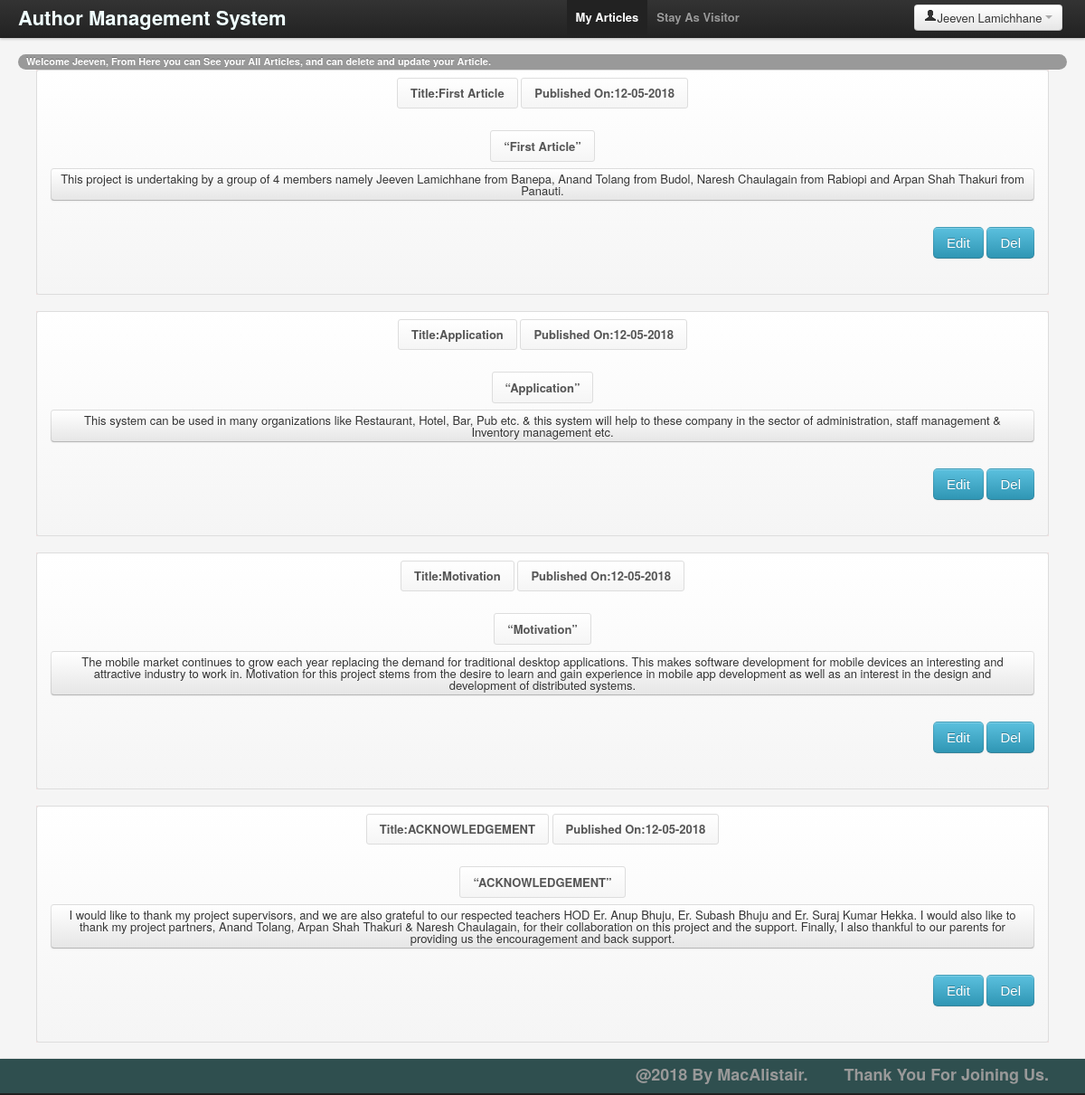
The app's page /articles.php?id=1 with its own data.
### tables this page shows
CREATE TABLE `users` (
  `user_id` int(11) NOT NULL,
  `fname` varchar(100) NOT NULL,
  `lname` varchar(100) NOT NULL,
  `address` varchar(100) NOT NULL,
  `phone` varchar(10) NOT NULL,
  `dob` varchar(15) NOT NULL,
  `occ` varchar(100) NOT NULL,
  `gender` varchar(6) NOT NULL
);

CREATE TABLE `article` (
  `article_id` int(11) NOT NULL,
  `title` varchar(100) NOT NULL,
  `descr` varchar(1000) NOT NULL,
  `user_id` int(11) NOT NULL,
  `dat` varchar(15) NOT NULL
);

### articles.php (the view, shortened to what this page needs)
<?php
include( 'posting.php' );
if(isset($_GET['id'])){
	$users_id = $_GET['id'];
	$udetails = "SELECT * FROM users WHERE user_id ='$users_id'";
	$u_run = mysqli_query( $connect, $udetails );
	if ( $u_row = $u_run->fetch_assoc() );
?>
<!DOCTYPE html>
	<html>
	<head>
		<link rel="stylesheet" href="css/bootstrap.css">
	</head>
	<body>
		<div class="navbar navbar-fixed-top">
			<div class="navbar-inner">
				<div class="container-fluid">
					<a class="brand" href="author.php">Author Management System</a>
					<div class="nav-collapse">
						<ul class="nav">
							<li><a href="visitor.php?visit=1">Stay As Visitor</a>
							</li>
							<li class="active"><a href="articles.php?id=<?php echo $users_id; ?>" >My Articles</a>
							</li>
						</ul>
					</div>
					<div class="btn-group pull-right">
						<a class="btn dropdown-toggle" data-toggle="dropdown" href="#">
                            <i class="icon-user"></i><?php echo $u_row['fname']." ".$u_row['lname'];?>
                            <span class="caret"></span>
                        </a>
					</div>
				</div>
			</div>
		</div>
		<div class="container-fluid">
			<div class="row-fluid">
				<div class="span9">
					<div id="welcome" class="badge">
						Welcome
						<?php echo $u_row['fname'];?>, From Here you can See your All Articles, and can delete and update your Article.
					</div>
				</div>
			</div>
			<?php
		$art = "SELECT * FROM article WHERE user_id='$users_id' ORDER BY article_id DESC";
		$art_run = mysqli_query( $connect, $art );
		while ( $art_row = mysqli_fetch_object( $art_run ) ) {
			$title = $art_row->title;
			$descr = $art_row->descr;
			$dat = $art_row->dat;
			?>
			<div class="container-fluid">
			<div class="row-fluid">
				<div class="span9 pagination-centered">
					<div class="row-fluid help-block alert-error">
						<div class="breadcrumb help-block pagination-centered">
						<table id="showing" width="100%">
							<tr align="center"><td><strong class="breadcrumb help-inline">Title:<b><?php echo $title; ?></b></strong>
							<strong class="breadcrumb help-inline">Published On:<b><?php echo $dat; ?></b></strong>
							<p></td></tr>
							<tr align="center"><td><center><b class="breadcrumb"><q><?php echo $title; ?></q></b>
								</center></td></tr>
								<tr align="center"><td><p class="carousel btn">
									<?php echo $descr; ?>
							</p></td></tr>
								<form>
									<tr align="right">
										<td><button type="submit" name="editor" onClick="editing(this.form)" class="btn btn-toolbar btn-large btn-info carousel">Edit</button>
										<button type="submit" name="deleting" class="btn btn-toolbar btn-large btn-info carousel" onClick="sure(this.id, 'editing')">Del</button>
										</td>
									</tr>
								</form>
							</table>
					</div>
					</div>
				</div>
				</div>
			</div>
		<?php
			}
			?>
		<div class="navbar navbar-fixed-bottom">
				<div class="navbar-inner">
					<div class="container-fluid1">
						<marquee>
							<a class="brand1">Thank You For Joining Us.</a>
							<a class="brand1">@2018 By MacAlistair.</a>
						</marquee>
					</div>
				</div>
			</div>
		</body>
</html>
<?php
	}
	?>

### articles.php (style rules this page uses)
body { padding-top: 60px; padding-bottom: 40px; }

### records on screen
users: fname "Jeeven", lname "Lamichhane"
article: title "First Article", dat "12-05-2018", descr "This project is undertaking by a group of 4 members namely Jeeven Lamichhane from Banepa, Anand Tolang from Budol, Naresh Chaulagain from Rabiopi and Arpan Shah Thakuri from Panauti."
article: title "Application", dat "12-05-2018", descr "This system can be used in many organizations like Restaurant, Hotel, Bar, Pub etc. & this system will help to these company in the sector of administration, staff management & Inventory management etc."
article: title "Motivation", dat "12-05-2018", descr "The mobile market continues to grow each year replacing the demand for traditional desktop applications. This makes software development for mobile devices an interesting and attractive industry to work in. Motivation for this project stems from the desire to learn and gain experience in mobile app development as well as an interest in the design and development of distributed systems."
article: title "ACKNOWLEDGEMENT", dat "12-05-2018", descr "I would like to thank my project supervisors, and we are also grateful to our respected teachers HOD Er. Anup Bhuju, Er. Subash Bhuju and Er. Suraj Kumar Hekka. I would also like to thank my project partners, Anand Tolang, Arpan Shah Thakuri & Naresh Chaulagain, for their collaboration on this project and the support. Finally, I also thankful to our parents for providing us the encouragement and back support."
